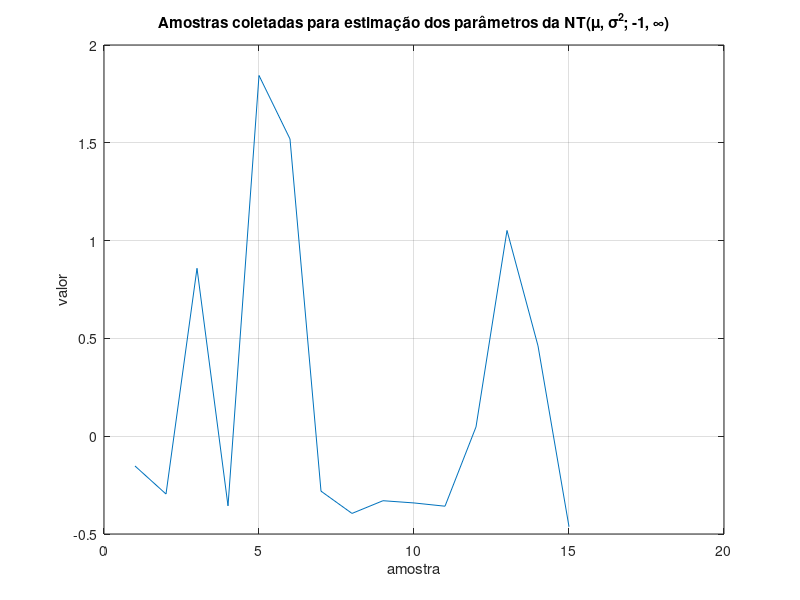

Write MATLAB code to recreate this figure. (Note: this script raises an error after producing the figure.)
clc;
clear all;
close all;

a = -1;
b = Inf;
x = load('dados7.csv');
n = length(x);
a_str = num2str(a);
if isinf(a)
	a_str = '\infty';
	if a < 0
		a_str = ['-' a_str];
	end;
end;
b_str = num2str(b);
if isinf(b)
	b_str = '\infty';
	if b < 0
		b_str = ['-' b_str];
	end;
end;
plot(1 : n, x);
title(['Amostras coletadas para estimação dos parâmetros da NT(\mu, \sigma^2; ' a_str ', ' b_str ')']);
xlabel('amostra');
ylabel('valor');
grid on;

l = @(theta) -l_nt(theta, a, b, x);
gl = @(theta) -gl_nt(theta, a, b, x);
theta0 = [mean(x); var(x)];
epsilon = 1e-3;
k_max = 1000;
a_mu = -1; a_sigma2 = epsilon;
b_mu = 1; b_sigma2 = 1;
tam = 100;
mu = linspace(a_mu, b_mu, tam);
sigma2 = linspace(a_sigma2, b_sigma2, tam);
llf = zeros(tam);
for i = 1 : tam
	for j = 1 : tam
		llf(i, j) = -l([mu(i); sigma2(j)]);
	end;
end;
figure;
mesh(mu, sigma2, llf);
title(['Log-Likelihood Function']);
xlabel('\mu');
ylabel('\sigma^2');
zlabel('l(\theta)');
grid on;

addpath('../mnouvsr');
addpath('../mnomvsr');

disp('Método de Máxima Declividade usando o método de Redução Bilateral:');
try
	[solution fsolution e k tf alpha] = maxDecl(l, gl, theta0, epsilon, epsilon, k_max, @(fname, a, b) redBi(fname, a, b, epsilon, k_max));
	disp(['   theta*  = [' num2str(solution(1)) '; ' num2str(solution(2)) ']']);
	disp([' l(theta*) = ' num2str(fsolution)]);
	disp(['     e     = ' num2str(e)]);
	disp(['     k     = ' num2str(k)]);
	disp(['     tf    = ' num2str(tf)]);
	disp(['   alpha   = [' num2str(alpha) ']']);
catch err
	disp(['  error: ' err.message]);
end;
disp('');

disp('Método de Máxima Declividade usando o método de Interpolação Quadrática:');
try
	[solution fsolution e k tf alpha] = maxDecl(l, gl, theta0, epsilon, epsilon, k_max, @(fname, a, b) interQuad(fname, a, b, epsilon, k_max));
	disp(['   theta*  = [' num2str(solution(1)) '; ' num2str(solution(2)) ']']);
	disp([' l(theta*) = ' num2str(fsolution)]);
	disp(['     e     = ' num2str(e)]);
	disp(['     k     = ' num2str(k)]);
	disp(['     tf    = ' num2str(tf)]);
	disp(['   alpha   = [' num2str(alpha) ']']);
catch err
	disp(['  error: ' err.message]);
end;
disp('');

disp('Método de Quasi-Newton:');
try
	[solution fsolution e k tf] = quasiNewton(l, gl, theta0, 0.75, epsilon, epsilon, k_max);
	disp(['   theta*  = [' num2str(solution(1)) '; ' num2str(solution(2)) ']']);
	disp([' l(theta*) = ' num2str(fsolution)]);
	disp(['     e     = ' num2str(e)]);
	disp(['     k     = ' num2str(k)]);
	disp(['     tf    = ' num2str(tf)]);
catch err
	disp(['  error: ' err.message]);
end;
disp('');

disp('Método dos Gradientes Conjugados usando o método de Redução Bilateral:');
try
	[solution fsolution e k tf alpha] = gc(l, gl, theta0, epsilon, k_max, @(fname, a, b) redBi(fname, a, b, epsilon, k_max));
	disp(['   theta*  = [' num2str(solution(1)) '; ' num2str(solution(2)) ']']);
	disp([' l(theta*) = ' num2str(fsolution)]);
	disp(['     e     = ' num2str(e)]);
	disp(['     k     = ' num2str(k)]);
	disp(['     tf    = ' num2str(tf)]);
	disp(['   alpha   = [' num2str(alpha) ']']);
catch err
	disp(['  error: ' err.message]);
end;
disp('');

disp('Método dos Gradientes Conjugados usando o método de Interpolação Quadrática:');
try
	[solution fsolution e k tf alpha] = gc(l, gl, theta0, epsilon, k_max, @(fname, a, b) interQuad(fname, a, b, epsilon, k_max));
	disp(['   theta*  = [' num2str(solution(1)) '; ' num2str(solution(2)) ']']);
	disp([' l(theta*) = ' num2str(fsolution)]);
	disp(['     e     = ' num2str(e)]);
	disp(['     k     = ' num2str(k)]);
	disp(['     tf    = ' num2str(tf)]);
	disp(['   alpha   = [' num2str(alpha) ']']);
catch err
	disp(['  error: ' err.message]);
end;
disp('');

rmpath('../mnouvsr');
rmpath('../mnomvsr');